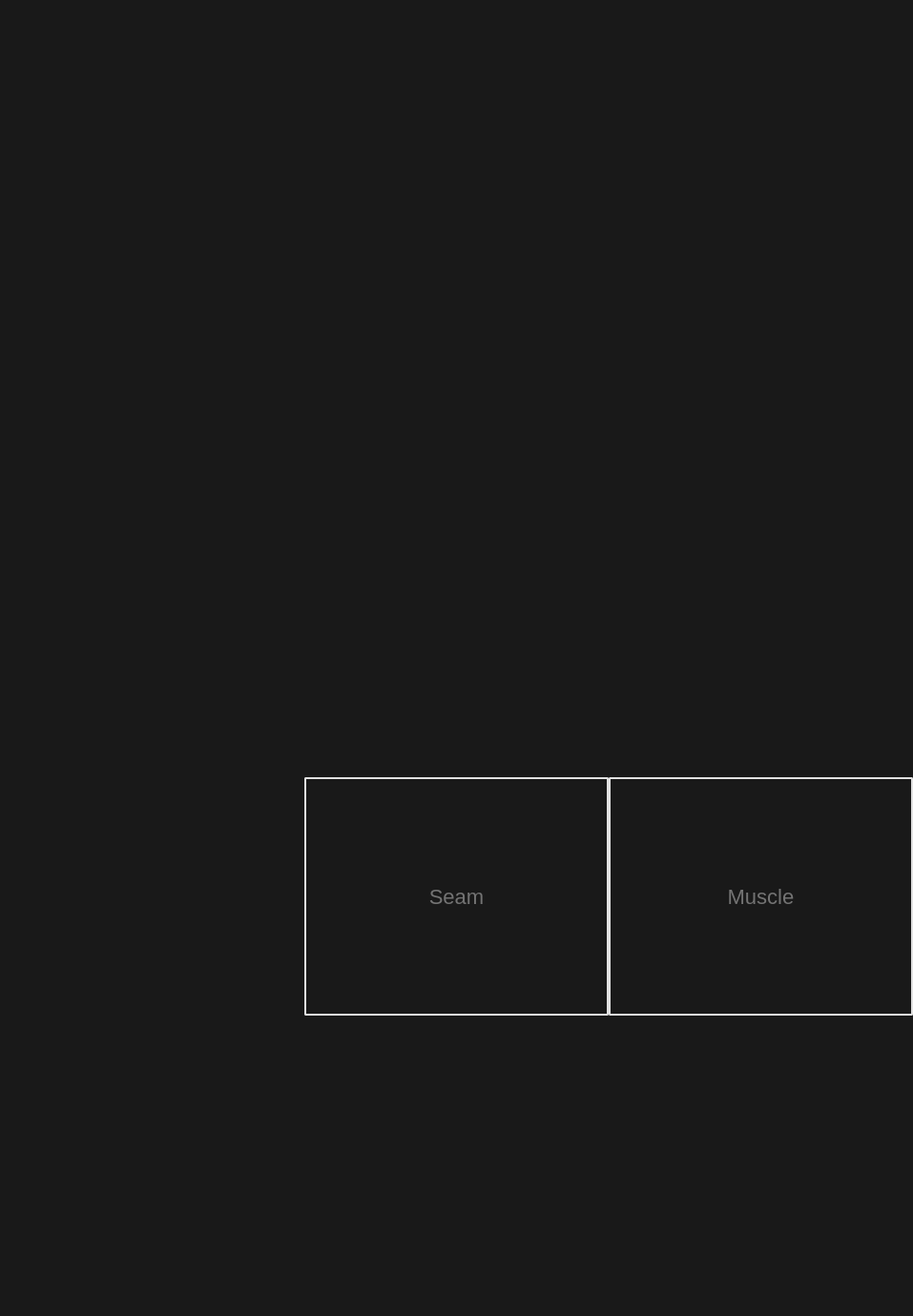
           <widget class="QWidget" name="scrollAreaWidgetContents">
            <property name="geometry">
             <rect>
              <x>0</x>
              <y>0</y>
              <width>957</width>
              <height>1380</height>
             </rect>
            </property>
            <property name="sizePolicy">
             <sizepolicy hsizetype="Maximum" vsizetype="Maximum">
              <horstretch>0</horstretch>
              <verstretch>0</verstretch>
             </sizepolicy>
            </property>
            <property name="styleSheet">
             <string notr="true">
padding: 0px;  
font-size: 28px;  

border-style: solid;
border-color: rgb(0,0,0);
background-color: rgb(25, 25, 25);
color: rgb(255, 255, 255);
</string>
            </property>
            <layout class="QGridLayout" name="gridLayout_2">
             <property name="leftMargin">
              <number>0</number>
             </property>
             <property name="topMargin">
              <number>0</number>
             </property>
             <property name="rightMargin">
              <number>0</number>
             </property>
             <property name="bottomMargin">
              <number>0</number>
             </property>
             <property name="spacing">
              <number>0</number>
             </property>
             <item row="0" column="5">
              <spacer name="horizontalSpacer">
               <property name="orientation">
                <enum>Qt::Horizontal</enum>
               </property>
               <property name="sizeType">
                <enum>QSizePolicy::Minimum</enum>
               </property>
               <property name="sizeHint" stdset="0">
                <size>
                 <width>0</width>
                 <height>0</height>
                </size>
               </property>
              </spacer>
             </item>
             <item row="1" column="3">
              <widget class="QPushButton" name="EmbryoBtn">
               <property name="sizePolicy">
                <sizepolicy hsizetype="Minimum" vsizetype="Minimum">
                 <horstretch>0</horstretch>
                 <verstretch>0</verstretch>
                </sizepolicy>
               </property>
               <property name="cursor">
                <cursorShape>PointingHandCursor</cursorShape>
               </property>
               <property name="styleSheet">
                <string notr="true"/>
               </property>
               <property name="text">
                <string/>
               </property>
               <property name="icon">
                <iconset>
                 <normaloff>../../../.designer/data/icons/elegans_embryo_off.png</normaloff>
                 <normalon>../../../.designer/data/icons/elegans_embryo_on.png</normalon>../../../.designer/data/icons/elegans_embryo_off.png</iconset>
               </property>
               <property name="iconSize">
                <size>
                 <width>315</width>
                 <height>315</height>
                </size>
               </property>
               <property name="checkable">
                <bool>true</bool>
               </property>
               <property name="autoExclusive">
                <bool>true</bool>
               </property>
              </widget>
             </item>
             <item row="4" column="3">
              <widget class="QPushButton" name="SeamBtn">
               <property name="sizePolicy">
                <sizepolicy hsizetype="Minimum" vsizetype="Minimum">
                 <horstretch>0</horstretch>
                 <verstretch>0</verstretch>
                </sizepolicy>
               </property>
               <property name="cursor">
                <cursorShape>PointingHandCursor</cursorShape>
               </property>
               <property name="styleSheet">
                <string notr="true">QPushButton{
color: rgba(255,255,255,100);  
border-width: 2px;  
border-color: rgb(225,225,225);  
border-style: solid;  
border-radius: 2;  
font-size: 22px;  
border-image: url(C:/Users/Manos/Documents/MuscleSample.tif);
background-position: center;
background-size: cover;
}
QPushButton:hover{
color: rgba(255,255,255,255);
}

QPushButton:checked{
color: rgba(255,255,255,255);  
}</string>
               </property>
               <property name="text">
                <string>Seam</string>
               </property>
               <property name="checkable">
                <bool>true</bool>
               </property>
               <property name="autoExclusive">
                <bool>true</bool>
               </property>
              </widget>
             </item>
             <item row="0" column="4" rowspan="2">
              <widget class="QPushButton" name="IntenstineBtn">
               <property name="sizePolicy">
                <sizepolicy hsizetype="Minimum" vsizetype="Minimum">
                 <horstretch>0</horstretch>
                 <verstretch>0</verstretch>
                </sizepolicy>
               </property>
               <property name="cursor">
                <cursorShape>PointingHandCursor</cursorShape>
               </property>
               <property name="styleSheet">
                <string notr="true"/>
               </property>
               <property name="text">
                <string/>
               </property>
               <property name="icon">
                <iconset>
                 <normaloff>../../../.designer/data/icons/elegans_intentitne_off.png</normaloff>
                 <normalon>../../../.designer/data/icons/elegans_intentitne_on.png</normalon>../../../.designer/data/icons/elegans_intentitne_off.png</iconset>
               </property>
               <property name="iconSize">
                <size>
                 <width>315</width>
                 <height>630</height>
                </size>
               </property>
               <property name="checkable">
                <bool>true</bool>
               </property>
               <property name="autoExclusive">
                <bool>true</bool>
               </property>
              </widget>
             </item>
             <item row="0" column="3">
              <widget class="QPushButton" name="HeadBtn">
               <property name="sizePolicy">
                <sizepolicy hsizetype="Minimum" vsizetype="Minimum">
                 <horstretch>0</horstretch>
                 <verstretch>0</verstretch>
                </sizepolicy>
               </property>
               <property name="cursor">
                <cursorShape>PointingHandCursor</cursorShape>
               </property>
               <property name="styleSheet">
                <string notr="true"/>
               </property>
               <property name="text">
                <string/>
               </property>
               <property name="icon">
                <iconset>
                 <normaloff>../../../.designer/data/icons/elegans_head_off.png</normaloff>
                 <normalon>../../../.designer/data/icons/elegans_head_on.png</normalon>../../../.designer/data/icons/elegans_head_off.png</iconset>
               </property>
               <property name="iconSize">
                <size>
                 <width>315</width>
                 <height>315</height>
                </size>
               </property>
               <property name="checkable">
                <bool>true</bool>
               </property>
               <property name="autoExclusive">
                <bool>true</bool>
               </property>
              </widget>
             </item>
             <item row="5" column="4">
              <spacer name="verticalSpacer">
               <property name="orientation">
                <enum>Qt::Vertical</enum>
               </property>
               <property name="sizeHint" stdset="0">
                <size>
                 <width>20</width>
                 <height>40</height>
                </size>
               </property>
              </spacer>
             </item>
             <item row="2" column="1">
              <widget class="QPushButton" name="GenericCellBtn">
               <property name="sizePolicy">
                <sizepolicy hsizetype="Minimum" vsizetype="Minimum">
                 <horstretch>0</horstretch>
                 <verstretch>0</verstretch>
                </sizepolicy>
               </property>
               <property name="styleSheet">
                <string notr="true"/>
               </property>
               <property name="text">
                <string/>
               </property>
               <property name="iconSize">
                <size>
                 <width>315</width>
                 <height>315</height>
                </size>
               </property>
               <property name="checkable">
                <bool>true</bool>
               </property>
               <property name="autoExclusive">
                <bool>true</bool>
               </property>
              </widget>
             </item>
             <item row="4" column="4">
              <widget class="QPushButton" name="MuscleBtn">
               <property name="sizePolicy">
                <sizepolicy hsizetype="Minimum" vsizetype="Minimum">
                 <horstretch>0</horstretch>
                 <verstretch>0</verstretch>
                </sizepolicy>
               </property>
               <property name="minimumSize">
                <size>
                 <width>0</width>
                 <height>250</height>
                </size>
               </property>
               <property name="cursor">
                <cursorShape>PointingHandCursor</cursorShape>
               </property>
               <property name="styleSheet">
                <string notr="true">QPushButton{
color: rgba(255,255,255,100);  
border-width: 2px;  
border-color: rgb(225,225,225);  
border-style: solid;  
border-radius: 2;  
font-size: 22px;  
border-image: url(C:/Users/Manos/Documents/MuscleSample.tif);
background-position: center;
background-size: cover;
}
QPushButton:hover{
color: rgba(255,255,255,255);
}

QPushButton:checked{
color: rgba(255,255,255,255);  
}</string>
               </property>
               <property name="text">
                <string>Muscle</string>
               </property>
               <property name="checkable">
                <bool>true</bool>
               </property>
               <property name="autoExclusive">
                <bool>true</bool>
               </property>
              </widget>
             </item>
             <item row="0" column="1" rowspan="2">
              <widget class="QPushButton" name="WholeBodyBtn">
               <property name="sizePolicy">
                <sizepolicy hsizetype="Minimum" vsizetype="Minimum">
                 <horstretch>0</horstretch>
                 <verstretch>0</verstretch>
                </sizepolicy>
               </property>
               <property name="minimumSize">
                <size>
                 <width>0</width>
                 <height>315</height>
                </size>
               </property>
               <property name="cursor">
                <cursorShape>PointingHandCursor</cursorShape>
               </property>
               <property name="styleSheet">
                <string notr="true"/>
               </property>
               <property name="text">
                <string/>
               </property>
               <property name="icon">
                <iconset>
                 <normaloff>../../../.designer/data/icons/elegans_whole_body_off.png</normaloff>
                 <normalon>../../../.designer/data/icons/elegans_whole_body_on.png</normalon>../../../.designer/data/icons/elegans_whole_body_off.png</iconset>
               </property>
               <property name="iconSize">
                <size>
                 <width>315</width>
                 <height>630</height>
                </size>
               </property>
               <property name="checkable">
                <bool>true</bool>
               </property>
               <property name="autoExclusive">
                <bool>true</bool>
               </property>
              </widget>
             </item>
             <item row="4" column="1">
              <widget class="QPushButton" name="ScratchAssaybtn">
               <property name="sizePolicy">
                <sizepolicy hsizetype="Minimum" vsizetype="Minimum">
                 <horstretch>0</horstretch>
                 <verstretch>0</verstretch>
                </sizepolicy>
               </property>
               <property name="minimumSize">
                <size>
                 <width>319</width>
                 <height>250</height>
                </size>
               </property>
               <property name="cursor">
                <cursorShape>PointingHandCursor</cursorShape>
               </property>
               <property name="styleSheet">
                <string notr="true"/>
               </property>
               <property name="text">
                <string/>
               </property>
               <property name="iconSize">
                <size>
                 <width>315</width>
                 <height>315</height>
                </size>
               </property>
               <property name="checkable">
                <bool>true</bool>
               </property>
               <property name="autoExclusive">
                <bool>true</bool>
               </property>
              </widget>
             </item>
             <item row="2" column="3">
              <widget class="QPushButton" name="TissueLungPeaksdsRed1">
               <property name="sizePolicy">
                <sizepolicy hsizetype="Minimum" vsizetype="Minimum">
                 <horstretch>0</horstretch>
                 <verstretch>0</verstretch>
                </sizepolicy>
               </property>
               <property name="minimumSize">
                <size>
                 <width>319</width>
                 <height>250</height>
                </size>
               </property>
               <property name="cursor">
                <cursorShape>PointingHandCursor</cursorShape>
               </property>
               <property name="styleSheet">
                <string notr="true"/>
               </property>
               <property name="text">
                <string/>
               </property>
               <property name="iconSize">
                <size>
                 <width>315</width>
                 <height>315</height>
                </size>
               </property>
               <property name="checkable">
                <bool>true</bool>
               </property>
               <property name="autoExclusive">
                <bool>true</bool>
               </property>
              </widget>
             </item>
             <item row="2" column="4">
              <widget class="QPushButton" name="Pneumothorax_Detection_button">
               <property name="sizePolicy">
                <sizepolicy hsizetype="Minimum" vsizetype="Minimum">
                 <horstretch>0</horstretch>
                 <verstretch>0</verstretch>
                </sizepolicy>
               </property>
               <property name="minimumSize">
                <size>
                 <width>319</width>
                 <height>250</height>
                </size>
               </property>
               <property name="cursor">
                <cursorShape>PointingHandCursor</cursorShape>
               </property>
               <property name="styleSheet">
                <string notr="true"/>
               </property>
               <property name="text">
                <string/>
               </property>
               <property name="iconSize">
                <size>
                 <width>315</width>
                 <height>315</height>
                </size>
               </property>
               <property name="checkable">
                <bool>true</bool>
               </property>
               <property name="autoExclusive">
                <bool>true</bool>
               </property>
              </widget>
             </item>
             <item row="3" column="3">
              <widget class="QPushButton" name="Abnormalities_Detection_button">
               <property name="sizePolicy">
                <sizepolicy hsizetype="Minimum" vsizetype="Minimum">
                 <horstretch>0</horstretch>
                 <verstretch>0</verstretch>
                </sizepolicy>
               </property>
               <property name="minimumSize">
                <size>
                 <width>319</width>
                 <height>250</height>
                </size>
               </property>
               <property name="cursor">
                <cursorShape>PointingHandCursor</cursorShape>
               </property>
               <property name="styleSheet">
                <string notr="true"/>
               </property>
               <property name="text">
                <string/>
               </property>
               <property name="iconSize">
                <size>
                 <width>315</width>
                 <height>315</height>
                </size>
               </property>
               <property name="checkable">
                <bool>true</bool>
               </property>
               <property name="autoExclusive">
                <bool>true</bool>
               </property>
              </widget>
             </item>
            </layout>
           </widget>
